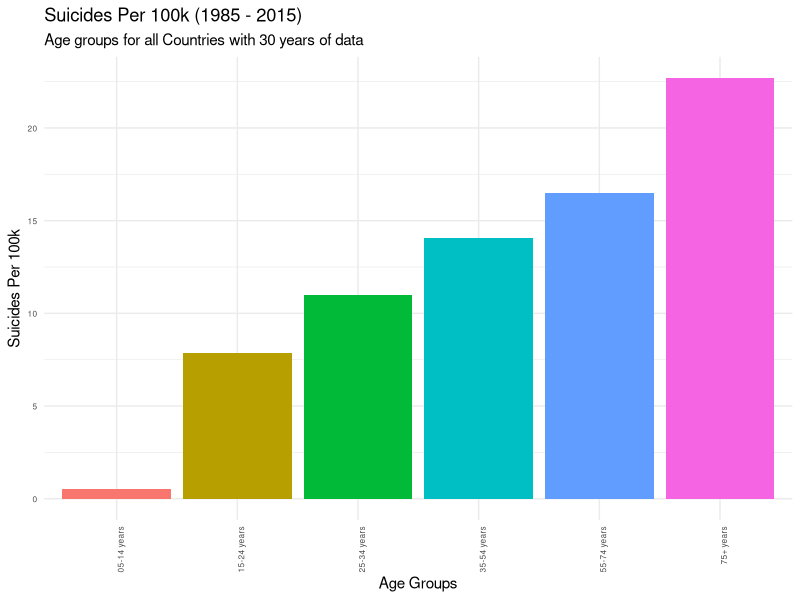
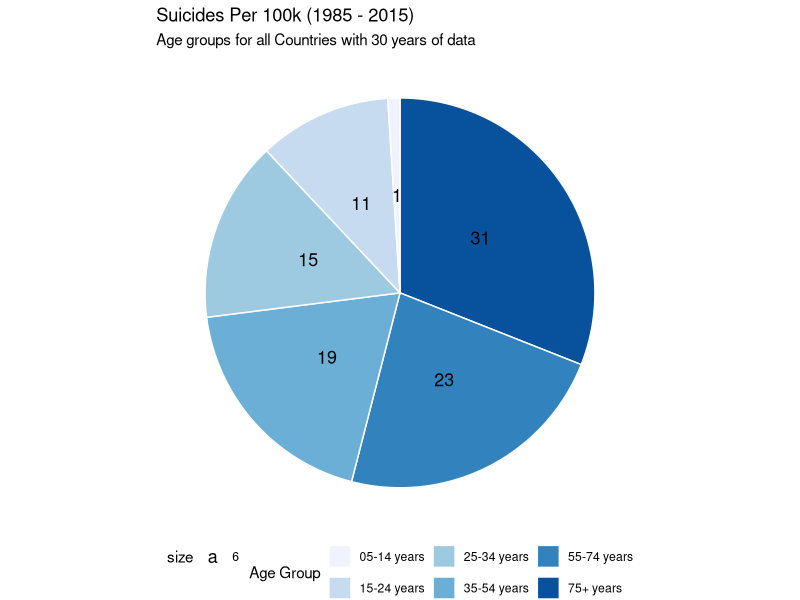
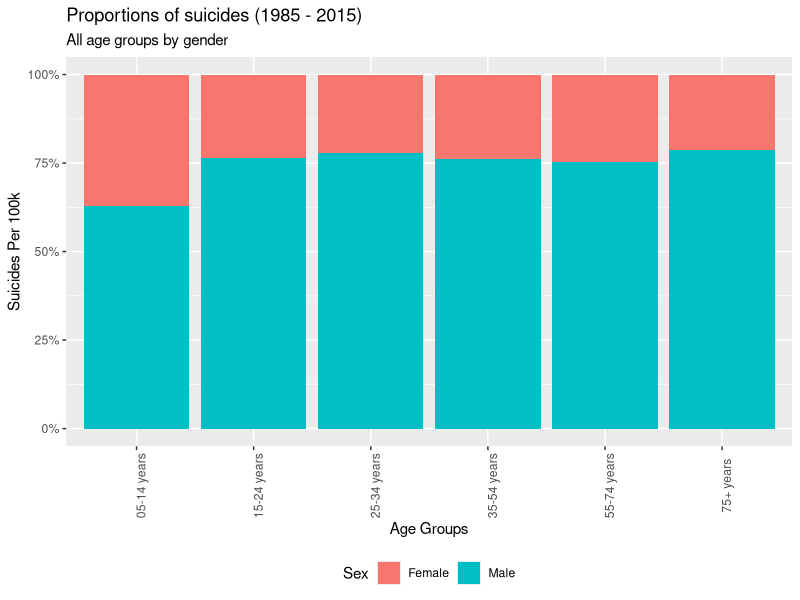
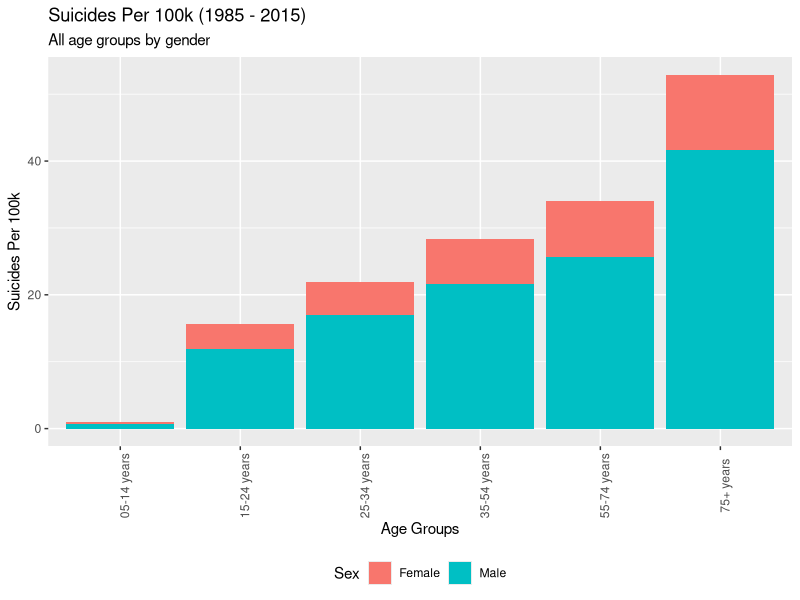
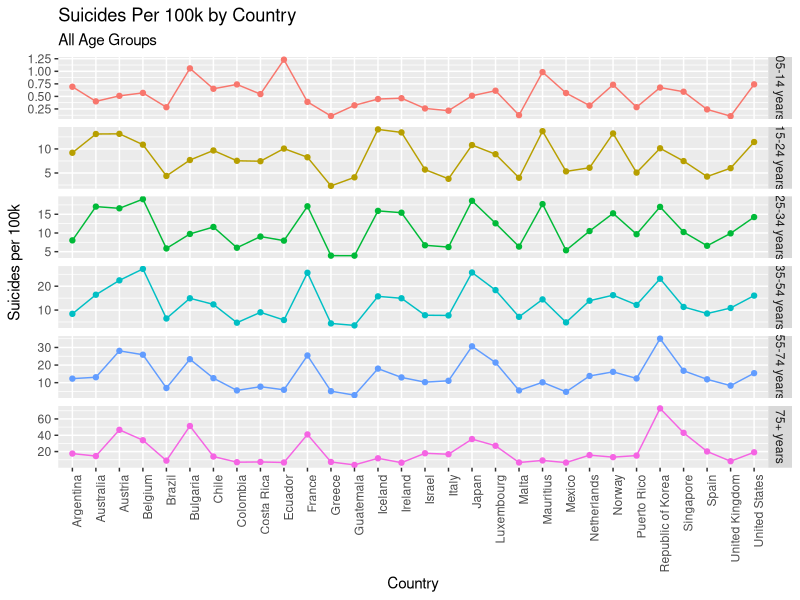
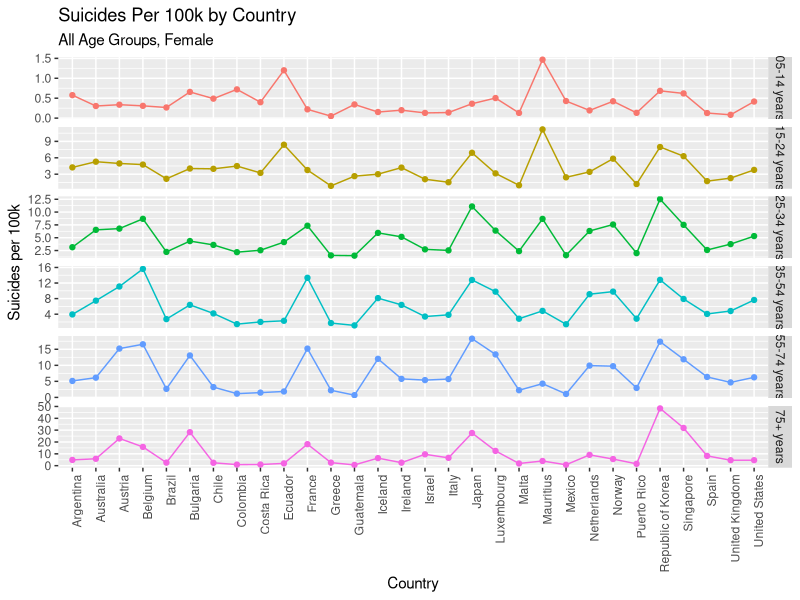
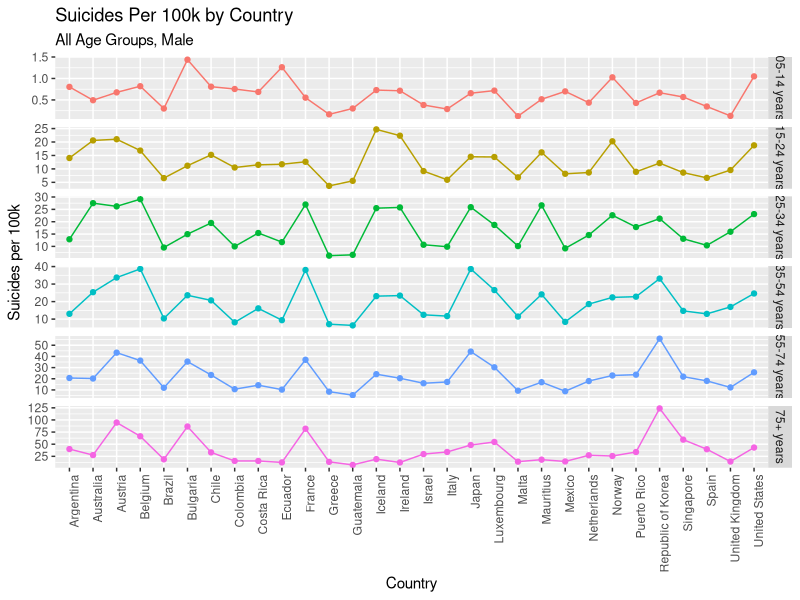
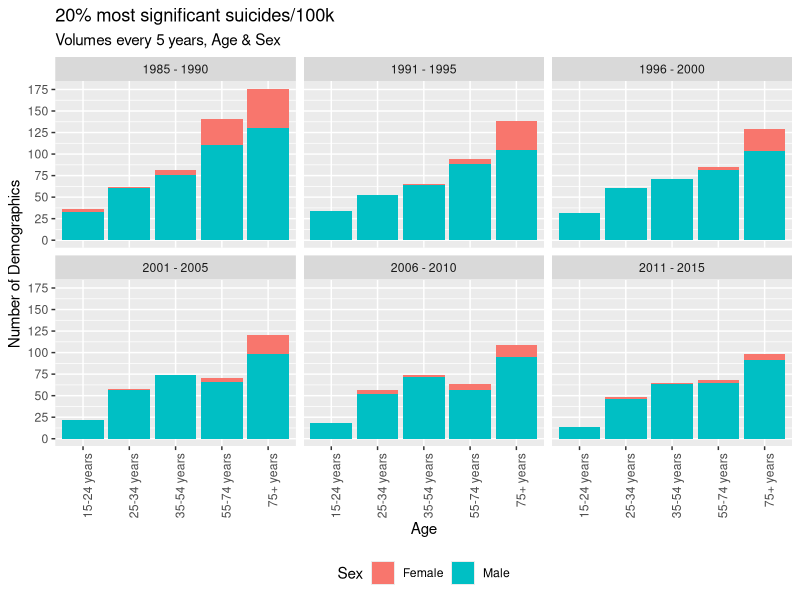

Reproduce these figures in R, in order.
## Author: Team 49
## Members: rs20acs@herts.ac.uk, pj18aan@herts.ac.uk, vs18abb@herts.ac.uk, dr18abc@herts.ac.uk, zm20abu@herts.ac.uk
## University of Hertfordshire

## References:  
## [1] https://github.com/justmarkham/dplyr-tutorial/blob/master/dplyr-tutorial-2.Rmd#L141

## Load libraries
library(readr) # to load the csv file
library(tidyverse)
## This part of the program loads the kaggle suicide dataset and cleaning.

## Import Suicide Dataset CSV
suicide_dataset <- read.csv("suicide_dataset.csv") ## 27820 observations
raw_data <- suicide_dataset
## Ignore year 2016 as there are not enough observations.Not all countries have
## suicides reported for the year 2016
## Count rows matching year 2016. 160 rows will be removed as part of this step
### View (df %>%
### filter(year == 2016) %>% 
### summarise(cnt = n()))
suicide_dataset <- suicide_dataset %>%
  filter(year != 2016) ## 27660 observation

## Remove any country with less than 30 years of data. This will result in
## 11076 observations and a total of 30 countries with more than 30 years of data.

suicide_dataset<- suicide_dataset %>%
  group_by(country) %>%
  add_tally() %>%
  filter(n >= 360)

## Rename suicide_dataset columns
names(suicide_dataset)[7] <- "SuicidePer100k"
names(suicide_dataset)[8] <- "CountryYear"
names(suicide_dataset)[9] <- "HDI4Year"
names(suicide_dataset)[10] <- "GDP4Year"
names(suicide_dataset)[11] <- "GDPPerCapita"

## Update 5-14 years data with 05-14 years as it causes issues in plotting
suicide_dataset$age[suicide_dataset$age == "5-14 years"] <- "05-14 years"
suicide_dataset$sex[suicide_dataset$sex == "male"] <- "Male"
suicide_dataset$sex[suicide_dataset$sex == "female"] <- "Female"
#View(suicide_dataset)

## Remove GDP and HDI columns as HDI has very few value and we are not interested
## in GDP data
suicide_dataset <- suicide_dataset %>% select(-HDI4Year, 
                                              -GDP4Year, 
                                              -GDPPerCapita, 
                                              -generation,
                                              -n) #this column is added as part of filtering number of years of data

## Calculate global average number of suicides considering countries with  
## 30 years of data  
global_average <- (sum(as.numeric(suicide_dataset$suicides_no)) / 
                  sum(as.numeric(suicide_dataset$population))) * 100000

## Calculate average suicides in Male
suicide_dataset_male <- filter(suicide_dataset, sex == "Male") # 5538 observations
global_average_male <- (sum(as.numeric(suicide_dataset_male$suicides_no)) / 
                          sum(as.numeric(suicide_dataset_male$population))) * 100000

## Calculate average suicides in Female
suicide_dataset_female <- filter(suicide_dataset, sex == "Female") # 5538 observations
global_average_female <- (sum(as.numeric(suicide_dataset_female$suicides_no)) / 
                            sum(as.numeric(suicide_dataset_female$population))) * 100000

## What is the population for a country by year? This question needs to be answered
## as the popoulation column original dataset is for country-year-sex-age combination
population_by_country <- suicide_dataset %>%
  group_by(country, year) %>%
  summarize(population = sum(as.numeric(population)))


############################################################
#Task 1 - Suicide rate per 100k over all age groups
##########################################################

## STEP-1: Calculate global average number of suicides per 100k for all age groups with 30 years of data
suicide_by_age <- suicide_dataset %>%
  group_by(age) %>%
  summarize(n = n(), 
            suicides = sum(as.numeric(suicides_no)), 
            population = sum(as.numeric(population)), 
            suicide_per_100k = (suicides / population) * 100000) %>%
  arrange(suicide_per_100k)

## STEP-2: Rearranging the x axis by ascending order.
suicide_by_age$age <- factor(suicide_by_age$age,
                             levels = rev(suicide_by_age$age[order(-suicide_by_age$suicide_per_100k)]))

## STEP-3: Results (Graph) to show the Suicide rate per 100k over all age groups using bar plot.......
task1 <- ggplot(suicide_by_age, aes(x=age, y=suicide_per_100k, fill = age)) + 
  geom_bar(stat="identity")+ 
  theme_minimal() + 
  theme(axis.text=element_text(size=6)) +
  labs(title="Suicides Per 100k (1985 - 2015)", 
       subtitle = "Age groups for all Countries with 30 years of data",
       x = "Age Groups", 
       y = "Suicides Per 100k") + 
  theme(legend.position = "none") + 
  theme(axis.text.x = element_text(angle = 90, hjust = 1))

############################################################
#Task 1(A) - Suicide rate per 100k over all age groups (Pie chart)
##########################################################

data <- suicide_by_age %>% 
  arrange(desc(age)) %>%
  mutate(prop = round(suicide_per_100k / sum(suicide_by_age$suicide_per_100k) * 100), 1) %>%
  mutate(ypos = cumsum(prop)- 0.5*prop )

names(data)[1] <- "Age Group"

# Basic piechart
task1A <- ggplot(data, aes(x="", y=prop, fill=`Age Group`)) +
  geom_bar(stat="identity", width=1, color="white") +
  coord_polar("y", start=0) +
  theme_void() + 
  labs(title="Suicides Per 100k (1985 - 2015)", 
       subtitle = "Age groups for all Countries with 30 years of data") +
  theme(legend.position="bottom") +
  geom_text(aes(y = ypos, label = prop, size=6)) +
  scale_fill_brewer(palette="Blues")

########################################################################################
#Task 2 - Suicide rate/100k over all genders, age groups (Stacked graph to show proportion)
######################################################################################################

## STEP-1: Calculate global average number of suicides per 100k for all gender, age groups with 30 years of data
df_agegroup_gender <- suicide_dataset %>%
  group_by(age, sex) %>%
  summarize(suicide_per_100k = (sum(as.numeric(suicides_no)) / sum(as.numeric(population))) * 100000)

## STEP-2: Results (Graph) to show the Suicide rate per 100k over all genders, age groups using Stacked graph....
task2 <- ggplot(df_agegroup_gender, aes(y = suicide_per_100k, x = age, fill = sex, label = round(suicide_per_100k, digits = 1))) + 
  geom_bar(position = "fill", stat = "identity") +
  scale_y_continuous(labels = scales::percent) +
  labs(title = "Proportions of suicides (1985 - 2015)",
       subtitle = "All age groups by gender", 
       x = "Age Groups", 
       y = "Suicides Per 100k",
       fill = "Sex") + 
  theme(axis.text.x = element_text(angle = 90)) +
  theme(legend.position = "bottom")

################################################################################################################
#Task 3 - Suicide rate/100k over all genders, age groups (Stacked graph to show proportion by absolute numbers)
################################################################################################################

## STEP-1: Results (Graph) to show the Suicide rate per 100k over all genders, age groups using Stacked graph....
task3 <- ggplot(df_agegroup_gender, mapping = aes(x = age, y = suicide_per_100k, fill = sex)) + 
  geom_bar(stat = "identity") +
  labs(title="Suicides Per 100k (1985 - 2015)",
       subtitle = "All age groups by gender",
       x = "Age Groups", 
       y = "Suicides Per 100k",
       fill = "Sex") + 
  theme(axis.text.x = element_text(angle = 90)) +
  theme(legend.position = "bottom")

################################################################################
## Task 5 - Proportions of suicides that are Male & Female, by Country 
################################################################################

## Dataframe for all female demographic
female_age_group_country <- suicide_dataset %>%
  filter(sex == "Female") %>%
  group_by(country, age) %>%
  summarize(suicide_per_100k = (sum(as.numeric(suicides_no)) / sum(as.numeric(population))) * 100000) 

## Dataframe for all male demographic
male_age_group_country <- suicide_dataset %>%
  filter(sex == "Male") %>%
  group_by(country, age) %>%
  summarize(suicide_per_100k = (sum(as.numeric(suicides_no)) / sum(as.numeric(population))) * 100000)

## Dataframe for all demographics
age_country <- suicide_dataset %>%
  group_by(country, age) %>%
  summarize(suicide_per_100k = (sum(as.numeric(suicides_no)) / sum(as.numeric(population))) * 100000) 

## Country by all age groups, female 
task5a <- ggplot(female_age_group_country, aes(x = country, y = suicide_per_100k, col = age, group = 1)) + 
  facet_grid(age ~ ., scales = "free_y") + 
  geom_line() + 
  geom_point() + 
  labs(title = "Suicides Per 100k by Country",
       subtitle = "All Age Groups, Female",
       x = "Country", 
       y = "Suicides per 100k", 
       color = "Age") + 
  theme(legend.position = "none") + 
  theme(axis.text.x = element_text(angle = 90, hjust = 1))

## Country all age groups, male 
task5b <- ggplot(male_age_group_country, aes(x = country, y = suicide_per_100k, col = age, group = 1)) + 
  facet_grid(age ~ ., scales = "free_y") + 
  geom_line() + 
  geom_point() + 
  labs(title = "Suicides Per 100k by Country",
       subtitle = "All Age Groups, Male",
       x = "Country", 
       y = "Suicides per 100k", 
       color = "Age") + 
  theme(legend.position = "none") + 
  theme(axis.text.x = element_text(angle = 90, hjust = 1))

## Country by all age groups (on same scale)
task5c <- ggplot(age_country, aes(x = country, y = suicide_per_100k, col = age, group = 1)) + 
  facet_grid(age ~ ., scales = "free_y") + 
  geom_line() + 
  geom_point() + 
  labs(title = "Suicides Per 100k by Country",
       subtitle = "All Age Groups",
       x = "Country", 
       y = "Suicides per 100k", 
       color = "Age") + 
  theme(legend.position = "none") + 
  theme(axis.text.x = element_text(angle = 90, hjust = 1))

################################################################################
## Task 6 - Suicides rates/100k trends for all age groups every 5 years
################################################################################
top_20percent_suicides <- suicide_dataset %>%
  mutate(suicides_per_100k = suicides_no * 100000 / population) %>%
  arrange(desc(suicides_per_100k)) %>%
  head(n = round(nrow(.) * 20 / 100))

top_20percent_suicides$time <- ifelse(top_20percent_suicides$year <= 1990, "1985 - 1990", 
                                      ifelse(top_20percent_suicides$year <= 1995, "1991 - 1995", 
                                             ifelse(top_20percent_suicides$year <= 2000, "1996 - 2000",
                                                    ifelse(top_20percent_suicides$year <= 2005, "2001 - 2005",
                                                           ifelse(top_20percent_suicides$year <= 2010, "2006 - 2010",
                                                                  "2011 - 2015")))))

task6 <- ggplot(top_20percent_suicides, aes(x = age, fill = sex)) + 
  geom_bar() + 
  labs(title = "20% most significant suicides/100k", 
       subtitle = "Volumes every 5 years, Age & Sex",
       x = "Age", 
       y = "Number of Demographics", 
       fill = "Sex") + 
  facet_wrap(~ time) + 
  scale_y_continuous(breaks = seq(0, 300, 25)) + 
  theme(legend.position = "bottom") + 
  theme(axis.text.x = element_text(angle = 90, hjust = 1))

################################################################################
## Task 7 - Plot Suicide rate/100k "Trend" for each sex and age group
################################################################################
## Dataframe for all female demographic
female_age_group_trend <- suicide_dataset %>%
  filter(sex == "Female") %>%
  group_by(year, age) %>%
  summarize(suicide_per_100k = (sum(as.numeric(suicides_no)) / sum(as.numeric(population))) * 100000) 

## Dataframe for all male demographic
male_age_group_trend <- suicide_dataset %>%
  filter(sex == "Male") %>%
  group_by(year, age) %>%
  summarize(suicide_per_100k = (sum(as.numeric(suicides_no)) / sum(as.numeric(population))) * 100000) 

## Dataframe for all demographics
age_sex_trend <- suicide_dataset %>%
  group_by(year, age, sex) %>%
  summarize(suicide_per_100k = (sum(as.numeric(suicides_no)) / sum(as.numeric(population))) * 100000) 

## Trend plot by all age groups, female
task7a <- ggplot(female_age_group_trend, aes(x = year, y = suicide_per_100k, col = age)) + 
  facet_grid(age ~ ., scales = "free_y") + 
  geom_line() + 
  geom_point() + 
  labs(title = "Trends Over Time",
       subtitle = "All Age Groups, Female",
       x = "Year", 
       y = "Suicides per 100k", 
       color = "Age") + 
  theme(legend.position = "none") + 
  scale_x_continuous(breaks = seq(1985, 2015, 2), minor_breaks = F) 

## Trend plot by all age groups, male
task7b <- ggplot(male_age_group_trend, aes(x = year, y = suicide_per_100k, col = age)) + 
  facet_grid(age ~ ., scales = "free_y") + 
  geom_line() + 
  geom_point() + 
  labs(title = "Trends Over Time",
       subtitle = "All Age Groups, Male",
       x = "Year", 
       y = "Suicides per 100k", 
       color = "Age") + 
  theme(legend.position = "none") + 
  scale_x_continuous(breaks = seq(1985, 2015, 2), minor_breaks = F) 

## Trend plot by all age groups, genders (on same scale)
task7c <- ggplot(age_sex_trend, aes(x = year, y = suicide_per_100k, col = age)) + 
  #facet_grid(age ~ ., scales = "free_y") + 
  geom_line() + 
  geom_point() + 
  labs(title = "Trends Over Time",
       subtitle = "All Age Groups & Sex (Same Scale)",
       x = "Year", 
       y = "Suicides per 100k", 
       color = "Age") + 
  theme(legend.position = "none") + 
  scale_x_continuous(breaks = seq(1985, 2015, 2), minor_breaks = F) +
  facet_grid(age~sex) +
  theme(axis.text.x = element_text(angle = 90, hjust = 1))

################################################################################
## Task 9 - Suicides rates per 100k trends over the years
################################################################################
suicide_dataset_overyear <- suicide_dataset %>%
  group_by(year) %>%
  summarize(population = sum(population), 
            suicides = sum(suicides_no), 
            suicides_per_100k = (suicides / population) * 100000)
  
task9 <- ggplot(suicide_dataset_overyear, aes(x = year, y = suicides_per_100k)) + 
  geom_line(col = "#0072B2", size = 1) + 
  geom_point(col = "#0072B2", size = 2) + 
  geom_hline(yintercept = global_average, linetype = 2, color = "#000000", size = 1) +
  labs(title = "Global Suicides (per 100k)",
       subtitle = "Trend over time, 1985 - 2015.",
       x = "Year", 
       y = "Suicides per 100k") + 
  scale_x_continuous(breaks = seq(1985, 2015, 2))

################################################################################################################
#Task 4 - Collecting all the plots and putting then in a visualization.pdf file
################################################################################################################

pdf("visualization.pdf")
print(task1)
print(task1A)
print(task2)
print(task3)
print(task5c)
print(task5a)
print(task5b)
print(task6)
print(task7a)
print(task7b)
print(task7c)
print(task9)
dev.off()


################################################################################
## Create png for Final Report
################################################################################
png ("Suicide rate per 100k for all age groups.png")
print(task1)
dev.off()
png ("Suicide rate per 100k for all age groups (pie chart).png")
print(task1A)
dev.off()
png ("Suicide rate per 100k over all genders for all age groups (Stacked graph to show proportion).png")
print(task2)
dev.off()
png ("Suicide rate per 100k over all genders for all age groups (Stacked graph to show proportion by absolute numbers).png")
print(task3)
dev.off()
png ("Country plot by all age groups for females.png")
print(task5a)
dev.off()
png ("Country plot by all age groups for males.png")
print(task5b)
dev.off()
png ("Country plot by all age groups (on same scale).png")
print(task5c)
dev.off()
png ("Suicides rates per 100k trends for all age groups every 5 years.png")
print(task6)
dev.off()
png ("Trend plot by all age groups for females.png")
print(task7a)
dev.off()
png ("Trend plot by all age groups for males.png")
print(task7b)
dev.off()
png ("Trend plot by all age groups for all genders (on same scale).png")
print(task7c)
dev.off()
png ("Suicides rates per 100k trends over the years.png")
print(task9)
dev.off()
